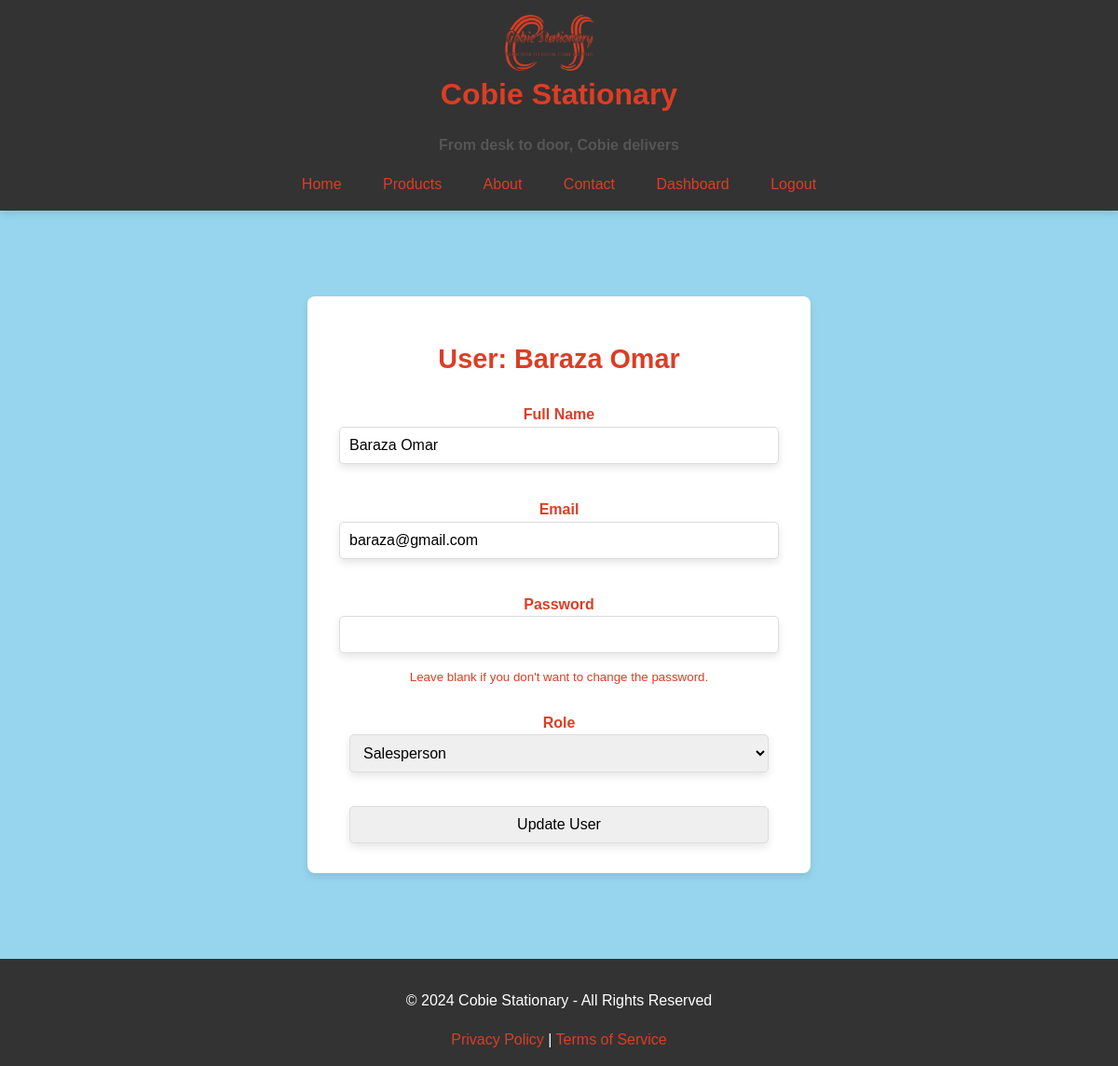
Screenshot of /reg/update/user/2 (signed in) with the database file from the repository.
### app/models.py (models this page shows, shortened)
class User(db.Model, UserMixin):
    __tablename__ = 'users'
    user_id = db.Column(db.Integer, primary_key=True, autoincrement=True)
    full_name = db.Column(db.String(255), nullable=True)
    email = db.Column(db.String(255), nullable=True)
    password_hash = db.Column(db.String(255), nullable=False)
    role = db.Column(db.Enum('Admin', 'Salesperson'), default='Salesperson')
    sales = db.relationship('Sale', backref='user', lazy=True)

### app/reg/routes.py (the view, shortened to what this page needs)
@reg_bp.route('/update/user/<int:user_id>', methods=['GET', 'POST'])
@login_required  # Ensure the user is logged in to perform this action
@admin_required
def update_user(user_id):
    user = User.query.get_or_404(user_id)  # Fetch the user by ID
    form = UpdateUserForm(obj=user)  # Prepopulate form with user data
    return render_template('update_user.html', form=form, user=user)

### app/reg/forms.py
class UpdateUserForm(FlaskForm):
    full_name = StringField('Full Name', validators=[Optional(), Length(max=255)])
    email = StringField('Email', validators=[Optional(), Email(), Length(max=255)])
    password = PasswordField('Password', validators=[Optional(), Length(min=6)])
    role = SelectField('Role', choices=[('Admin', 'Admin'), ('Salesperson', 'Salesperson')], default='Salesperson')
    submit = SubmitField('Update User')

### app/extensions.py (called while the page is built)
def admin_required(f):
    @wraps(f)
    def decorated_function(*args, **kwargs):
        if not current_user.is_authenticated:
            flash('You need to be logged in to access this page.', 'danger')
            return redirect(url_for('auth.login'))  # Adjust to your login route
        if current_user.role != 'Admin':
            flash('You do not have the required permissions.', 'danger')
            return redirect(url_for('base.index'))  # Adjust to your desired redirect route
        return f(*args, **kwargs)
    return decorated_function

### app/reg/templates/update_user.html (shortened to what this page needs)
{% extends 'base.html' %}
{% block head %}
<link rel="stylesheet" href="{{ url_for('static', filename='css/forms.css') }}">
{% endblock %}
{% block content %}
<div class="form-container">
    <h2>User: {{ user.full_name }}</h2>
    <form method="POST" action="">
        <div class="form-group">
            {{ form.full_name.label }}<br>
            {{ form.full_name(class="form-control") }}
        </div>
        <div class="form-group">
            {{ form.email.label }}<br>
            {{ form.email(class="form-control") }}
        </div>
        <div class="form-group">
            {{ form.password.label }}<br>
            {{ form.password(class="form-control") }}<br>
            <small>Leave blank if you don't want to change the password.</small>
        </div>
        <div class="form-group">
            {{ form.role.label }}<br>
            {{ form.role(class="form-control") }}
        </div>
        {{ form.submit() }}
    </form>
    </div>
{% endblock %}

### app/static/css/styles.css (style rules this page uses)
body { background-color: #97D5EE; color: #DB3E25; font-family: 'Arial', sans-serif; margin: 0; padding: 0; line-height: 1.6; text-align: center; }

### app/static/css/forms.css (style rules this page uses)
.form-container { max-width: 500px; margin: 40px auto; padding: 20px; background-color: #ffffff; border-radius: 8px; box-shadow: 0px 4px 8px rgba(0, 0, 0, 0.1); font-size: 1rem; }
.form-container h2 { color: #DB3E25; margin-bottom: 1.5rem; font-size: 1.8rem; text-align: center; font-weight: normal bold; }
.form-container form { display: flexbox; flex-direction: column; }
.form-group { margin-bottom: 1.5rem; }
.form-group label { color: #DB3E25; font-size: 1rem; margin-bottom: 0.5rem; font-weight: bold; }
input, select, .form-control { width: 90%; padding: 0.625rem; margin-bottom: 0.75rem; border: 1px solid #ddd; border-radius: 5px; font-size: 1rem; box-shadow: 0px 4px 8px rgba(0, 0, 0, 0.1); font-weight: normal bold; }

### rows the page displays
User: full_name "Baraza Omar", email "baraza@gmail.com", role "Salesperson"
